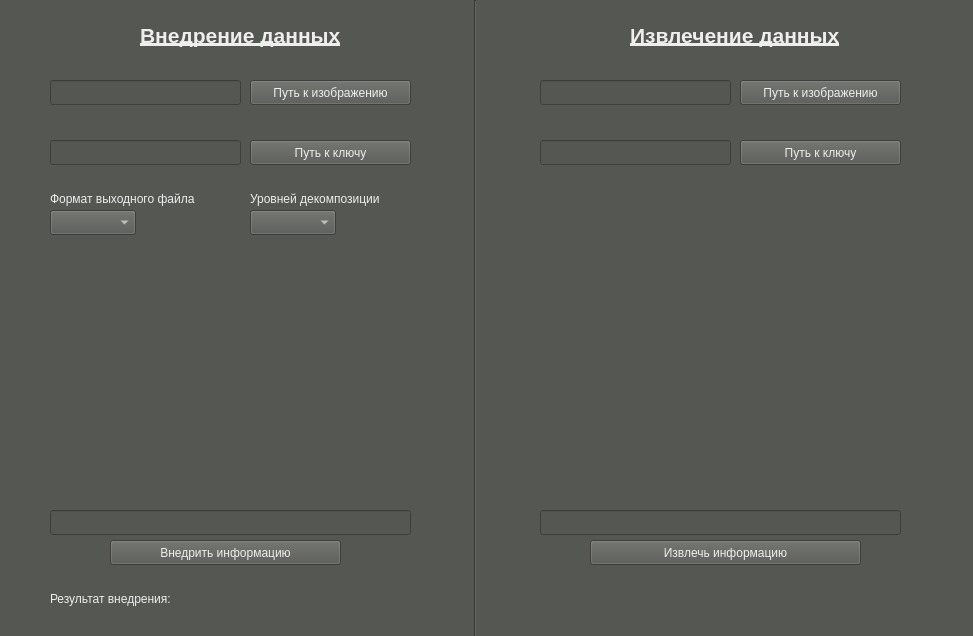
<?xml version="1.0" encoding="UTF-8"?>
<ui version="4.0">
 <class>MainWindow</class>
 <widget class="QMainWindow" name="MainWindow">
  <property name="geometry">
   <rect>
    <x>0</x>
    <y>0</y>
    <width>973</width>
    <height>636</height>
   </rect>
  </property>
  <property name="minimumSize">
   <size>
    <width>973</width>
    <height>636</height>
   </size>
  </property>
  <property name="maximumSize">
   <size>
    <width>973</width>
    <height>636</height>
   </size>
  </property>
  <property name="windowTitle">
   <string>Steganography</string>
  </property>
  <property name="styleSheet">
   <string notr="true">color: rgb(238, 238, 236);
background-color: rgb(85, 87, 83);
border-color: rgb(46, 52, 54);</string>
  </property>
  <widget class="QWidget" name="centralwidget">
   <widget class="QLabel" name="ImageInsert">
    <property name="geometry">
     <rect>
      <x>60</x>
      <y>260</y>
      <width>341</width>
      <height>221</height>
     </rect>
    </property>
    <property name="text">
     <string/>
    </property>
    <property name="scaledContents">
     <bool>true</bool>
    </property>
   </widget>
   <widget class="QLabel" name="ImageExtract">
    <property name="geometry">
     <rect>
      <x>550</x>
      <y>260</y>
      <width>341</width>
      <height>221</height>
     </rect>
    </property>
    <property name="styleSheet">
     <string notr="true">border-color: qradialgradient(spread:pad, cx:0.5, cy:0.5, radius:0.5, fx:0.5, fy:0.5, stop:0 rgba(0, 0, 0, 0), stop:0.52 rgba(0, 0, 0, 0), stop:0.565 rgba(82, 121, 76, 33), stop:0.65 rgba(159, 235, 148, 64), stop:0.721925 rgba(255, 238, 150, 129), stop:0.77 rgba(255, 128, 128, 204), stop:0.89 rgba(191, 128, 255, 64), stop:1 rgba(0, 0, 0, 0));</string>
    </property>
    <property name="text">
     <string/>
    </property>
    <property name="scaledContents">
     <bool>true</bool>
    </property>
   </widget>
   <widget class="QLineEdit" name="PathToInsertFile">
    <property name="geometry">
     <rect>
      <x>50</x>
      <y>80</y>
      <width>191</width>
      <height>25</height>
     </rect>
    </property>
   </widget>
   <widget class="QLineEdit" name="PathToExtractFile">
    <property name="geometry">
     <rect>
      <x>540</x>
      <y>80</y>
      <width>191</width>
      <height>25</height>
     </rect>
    </property>
   </widget>
   <widget class="QLineEdit" name="PathToKeyFileInsert">
    <property name="geometry">
     <rect>
      <x>50</x>
      <y>140</y>
      <width>191</width>
      <height>25</height>
     </rect>
    </property>
   </widget>
   <widget class="QLineEdit" name="PathToKeyFileExtract">
    <property name="geometry">
     <rect>
      <x>540</x>
      <y>140</y>
      <width>191</width>
      <height>25</height>
     </rect>
    </property>
   </widget>
   <widget class="QPushButton" name="getFileNameInsert">
    <property name="geometry">
     <rect>
      <x>250</x>
      <y>80</y>
      <width>161</width>
      <height>25</height>
     </rect>
    </property>
    <property name="cursor">
     <cursorShape>PointingHandCursor</cursorShape>
    </property>
    <property name="text">
     <string>Путь к изображению</string>
    </property>
   </widget>
   <widget class="QPushButton" name="getKeyPathInsert">
    <property name="geometry">
     <rect>
      <x>250</x>
      <y>140</y>
      <width>161</width>
      <height>25</height>
     </rect>
    </property>
    <property name="cursor">
     <cursorShape>PointingHandCursor</cursorShape>
    </property>
    <property name="text">
     <string>Путь к ключу</string>
    </property>
   </widget>
   <widget class="QPushButton" name="getFileNameExtract">
    <property name="geometry">
     <rect>
      <x>740</x>
      <y>80</y>
      <width>161</width>
      <height>25</height>
     </rect>
    </property>
    <property name="cursor">
     <cursorShape>PointingHandCursor</cursorShape>
    </property>
    <property name="text">
     <string>Путь к изображению</string>
    </property>
   </widget>
   <widget class="QPushButton" name="getKeyPathExtract">
    <property name="geometry">
     <rect>
      <x>740</x>
      <y>140</y>
      <width>161</width>
      <height>25</height>
     </rect>
    </property>
    <property name="cursor">
     <cursorShape>PointingHandCursor</cursorShape>
    </property>
    <property name="text">
     <string>Путь к ключу</string>
    </property>
   </widget>
   <widget class="QLineEdit" name="TextInsert">
    <property name="geometry">
     <rect>
      <x>50</x>
      <y>510</y>
      <width>361</width>
      <height>25</height>
     </rect>
    </property>
   </widget>
   <widget class="QLineEdit" name="TextExtract">
    <property name="geometry">
     <rect>
      <x>540</x>
      <y>510</y>
      <width>361</width>
      <height>25</height>
     </rect>
    </property>
   </widget>
   <widget class="QPushButton" name="Insert">
    <property name="geometry">
     <rect>
      <x>110</x>
      <y>540</y>
      <width>231</width>
      <height>25</height>
     </rect>
    </property>
    <property name="cursor">
     <cursorShape>PointingHandCursor</cursorShape>
    </property>
    <property name="text">
     <string>Внедрить информацию</string>
    </property>
   </widget>
   <widget class="QPushButton" name="Extract">
    <property name="geometry">
     <rect>
      <x>590</x>
      <y>540</y>
      <width>271</width>
      <height>25</height>
     </rect>
    </property>
    <property name="cursor">
     <cursorShape>PointingHandCursor</cursorShape>
    </property>
    <property name="text">
     <string>Извлечь информацию</string>
    </property>
   </widget>
   <widget class="QLabel" name="label">
    <property name="geometry">
     <rect>
      <x>250</x>
      <y>590</y>
      <width>151</width>
      <height>17</height>
     </rect>
    </property>
    <property name="text">
     <string/>
    </property>
   </widget>
   <widget class="QComboBox" name="outputFormat">
    <property name="geometry">
     <rect>
      <x>50</x>
      <y>210</y>
      <width>86</width>
      <height>25</height>
     </rect>
    </property>
    <property name="cursor">
     <cursorShape>PointingHandCursor</cursorShape>
    </property>
   </widget>
   <widget class="QLabel" name="label_2">
    <property name="geometry">
     <rect>
      <x>50</x>
      <y>190</y>
      <width>191</width>
      <height>17</height>
     </rect>
    </property>
    <property name="text">
     <string>Формат выходного файла</string>
    </property>
   </widget>
   <widget class="QLabel" name="label_3">
    <property name="geometry">
     <rect>
      <x>50</x>
      <y>590</y>
      <width>181</width>
      <height>17</height>
     </rect>
    </property>
    <property name="text">
     <string>Результат внедрения:</string>
    </property>
   </widget>
   <widget class="Line" name="line">
    <property name="geometry">
     <rect>
      <x>460</x>
      <y>0</y>
      <width>31</width>
      <height>711</height>
     </rect>
    </property>
    <property name="font">
     <font>
      <weight>75</weight>
      <bold>true</bold>
     </font>
    </property>
    <property name="styleSheet">
     <string notr="true">border-color: rgb(238, 238, 236);
color: rgb(238, 238, 236);
gridline-color: rgb(238, 238, 236);</string>
    </property>
    <property name="orientation">
     <enum>Qt::Vertical</enum>
    </property>
   </widget>
   <widget class="QLabel" name="label_4">
    <property name="geometry">
     <rect>
      <x>140</x>
      <y>20</y>
      <width>211</width>
      <height>31</height>
     </rect>
    </property>
    <property name="font">
     <font>
      <pointsize>16</pointsize>
      <weight>75</weight>
      <bold>true</bold>
      <underline>true</underline>
     </font>
    </property>
    <property name="text">
     <string>Внедрение данных</string>
    </property>
   </widget>
   <widget class="QLabel" name="label_5">
    <property name="geometry">
     <rect>
      <x>630</x>
      <y>20</y>
      <width>221</width>
      <height>31</height>
     </rect>
    </property>
    <property name="font">
     <font>
      <pointsize>16</pointsize>
      <weight>75</weight>
      <italic>false</italic>
      <bold>true</bold>
      <underline>true</underline>
     </font>
    </property>
    <property name="text">
     <string>Извлечение данных</string>
    </property>
   </widget>
   <widget class="QComboBox" name="N_levels">
    <property name="geometry">
     <rect>
      <x>250</x>
      <y>210</y>
      <width>86</width>
      <height>25</height>
     </rect>
    </property>
   </widget>
   <widget class="QLabel" name="label_6">
    <property name="geometry">
     <rect>
      <x>250</x>
      <y>190</y>
      <width>171</width>
      <height>17</height>
     </rect>
    </property>
    <property name="text">
     <string>Уровней декомпозиции</string>
    </property>
   </widget>
  </widget>
 </widget>
 <resources/>
 <connections/>
</ui>
